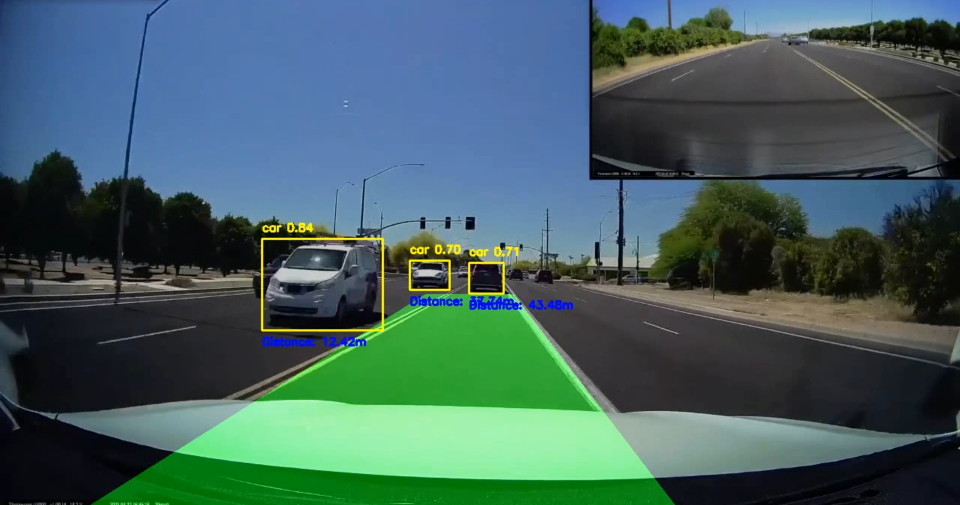
#> input picture ss.png, 2879 x 1514 px (shown at 1/3 size)
$ python -i video.py   (imports and definitions only)
#> lines starting #> are read from the running program, lines starting #| are printed output that depends on the picture; after the words box and inside, x2 and y2 are one past the last pixel; in counts of white or black regions, pixels touching at a corner belong together
import cv2
import numpy as np
import math
import time
from ultralytics import YOLO  # YOLOv8 module
import os

# Function to mask out the region of interest
def region_of_interest(img, vertices):
    mask = np.zeros_like(img)
    match_mask_color = 255
    cv2.fillPoly(mask, vertices, match_mask_color)
    masked_image = cv2.bitwise_and(img, mask)
    return masked_image

# Function to draw the filled polygon between the lane lines
def draw_lane_lines(img, left_line, right_line, color=[0, 255, 0], thickness=10):
    line_img = np.zeros_like(img)
    poly_pts = np.array([[
        (left_line[0], left_line[1]),
        (left_line[2], left_line[3]),
        (right_line[2], right_line[3]),
        (right_line[0], right_line[1])
    ]], dtype=np.int32)
    cv2.fillPoly(line_img, poly_pts, color)
    img = cv2.addWeighted(img, 0.8, line_img, 0.5, 0.0)
    return img

# The lane detection pipeline
def pipeline(image):
    height = image.shape[0]
#> height = 1514
    width = image.shape[1]
#> width = 2879
    region_of_interest_vertices = [
        (0, height),
        (width / 2, height / 2),
        (width, height),
    ]
#> region_of_interest_vertices = [(0, 1514), (1439.5, 757), (2879, 1514)]

    gray_image = cv2.cvtColor(image, cv2.COLOR_RGB2GRAY)
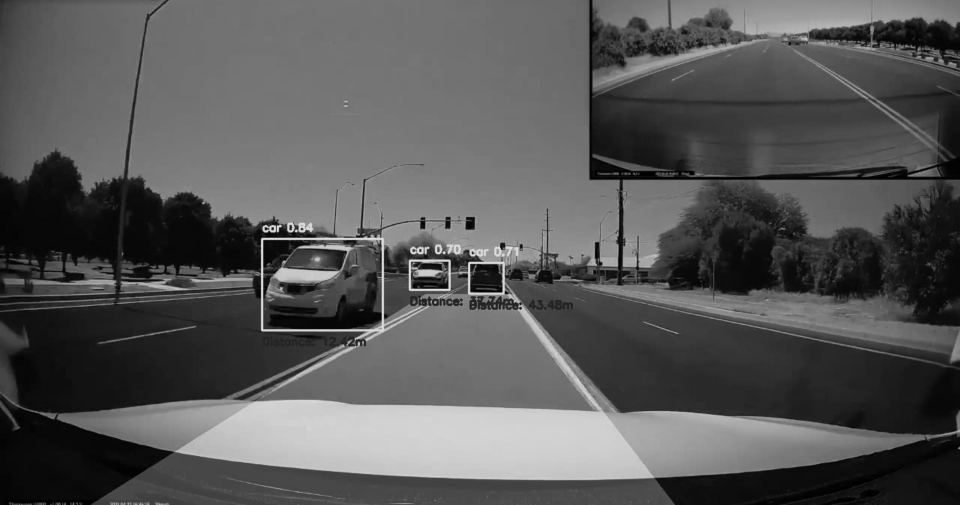
#> gray_image: shape (1514, 2879) (shown at 1/3 size); min 0, max 229, mean 86.9
    cannyed_image = cv2.Canny(gray_image, 100, 200)
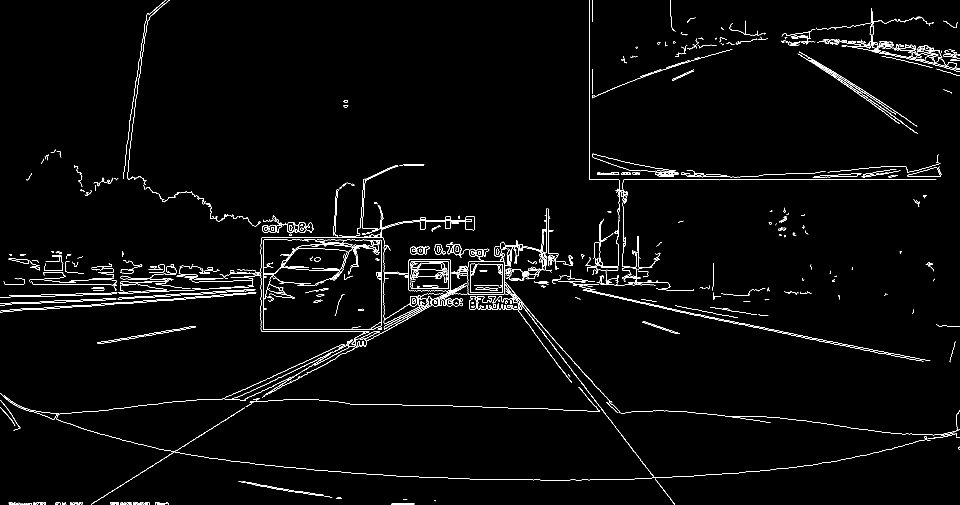
#> cannyed_image: shape (1514, 2879) (shown at 1/3 size); 1.6% white in thin lines or dots

    cropped_image = region_of_interest(
        cannyed_image,
        np.array([region_of_interest_vertices], np.int32)
    )
#> in region_of_interest, `cv2.fillPoly(mask, vertices, match_mask_color)`:
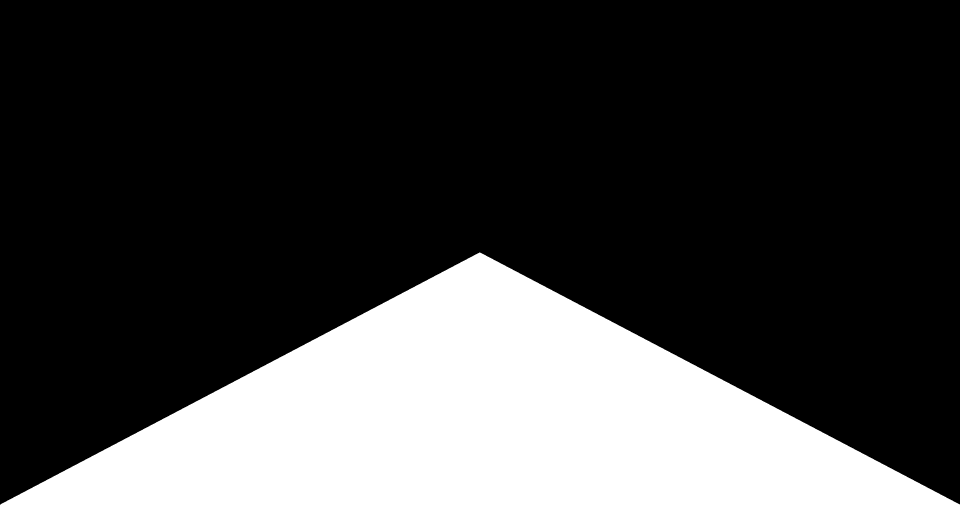
#> mask: shape (1514, 2879) (shown at 1/3 size); 25% white; 1 white region, box (x1, y1, x2, y2) and area: (1, 757, 2879, 1514) 1090384
#> in region_of_interest, `masked_image = cv2.bitwise_and(img, mask)`:
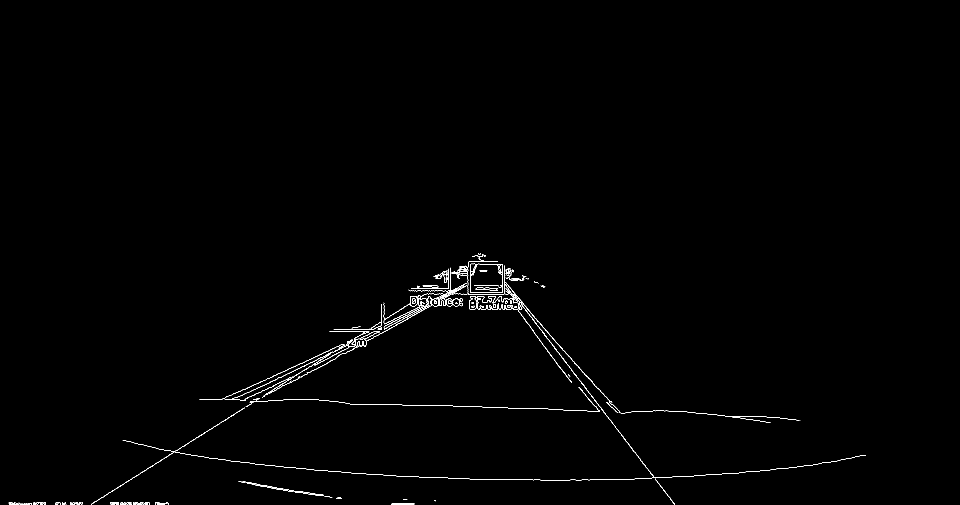
#> masked_image: shape (1514, 2879) (shown at 1/3 size); 0.42% white in thin lines or dots, all inside (x1, y1, x2, y2) = (26, 759, 2598, 1514)

    lines = cv2.HoughLinesP(
        cropped_image,
        rho=6,
        theta=np.pi / 60,
        threshold=160,
        lines=np.array([]),
        minLineLength=40,
        maxLineGap=25
    )
#> lines = 286 rows, first 6: [1259, 931, 1410, 844], [359, 1460, 526, 1352], [1264, 927, 1332, 896], [967, 1084, 1010, 1060], [1058, 1039, 1152, 985], [783, 1160, 863, 1120]

    left_line_x = []
    left_line_y = []
    right_line_x = []
    right_line_y = []

    if lines is None:
        return image

    for line in lines:
        for x1, y1, x2, y2 in line:
            slope = (y2 - y1) / (x2 - x1) if (x2 - x1) != 0 else 0
            if math.fabs(slope) < 0.5:
                continue
            if slope <= 0:
                left_line_x.extend([x1, x2])
                left_line_y.extend([y1, y2])
            else:
                right_line_x.extend([x1, x2])
                right_line_y.extend([y1, y2])
#> this loop made 286 passes
#> after the loop, left_line_x = 198 values, max 1465 at index 179, min 274 at index 66, mean 1124; left_line_y = 198 values, max 1513 at index 66, min 762 at index 41, mean 985.2; right_line_x = 114 values, max 2024 at index 11, min 1384 at index 82, mean 1611; right_line_y = 114 values, max 1513 at index 11, min 768 at index 54, mean 997.8

    min_y = int(image.shape[0] * (3 / 5))
#> min_y = 908
    max_y = image.shape[0]
#> max_y = 1514

    if left_line_x and left_line_y:
        poly_left = np.poly1d(np.polyfit(left_line_y, left_line_x, deg=1))
        left_x_start = int(poly_left(max_y))
#> left_x_start = 278
        left_x_end = int(poly_left(min_y))
#> left_x_end = 1247
    else:
        left_x_start, left_x_end = 0, 0

    if right_line_x and right_line_y:
        poly_right = np.poly1d(np.polyfit(right_line_y, right_line_x, deg=1))
        right_x_start = int(poly_right(max_y))
#> right_x_start = 2039
        right_x_end = int(poly_right(min_y))
#> right_x_end = 1536
    else:
        right_x_start, right_x_end = 0, 0

    lane_image = draw_lane_lines(
        image,
        [left_x_start, max_y, left_x_end, min_y],
        [right_x_start, max_y, right_x_end, min_y]
    )
#> in draw_lane_lines, `cv2.fillPoly(line_img, poly_pts, color)`:
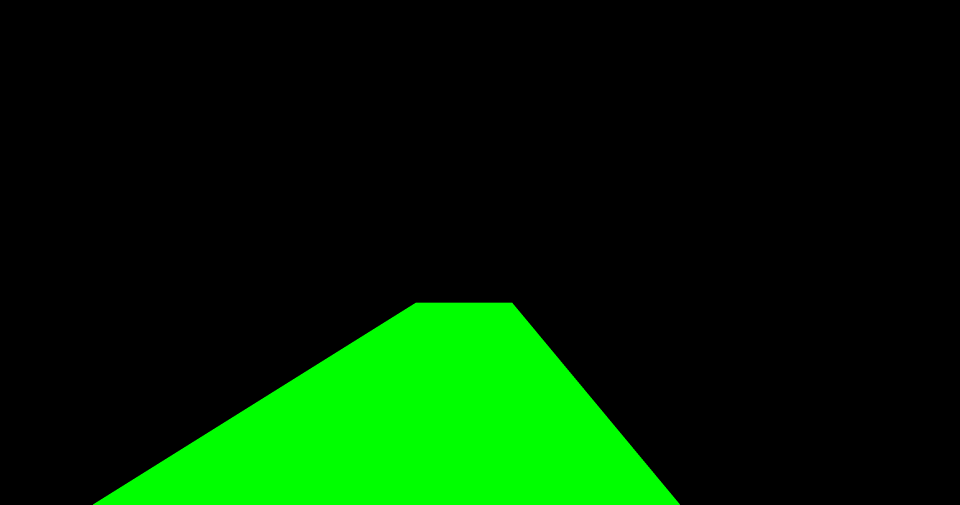
#> line_img: shape (1514, 2879, 3) (shown at 1/3 size); mean of channels 0, 1, 2 0, 36.4, 0; drawn as B, G, R
#> in draw_lane_lines, `img = cv2.addWeighted(img, 0.8, line_img, 0.5, 0.0)`:
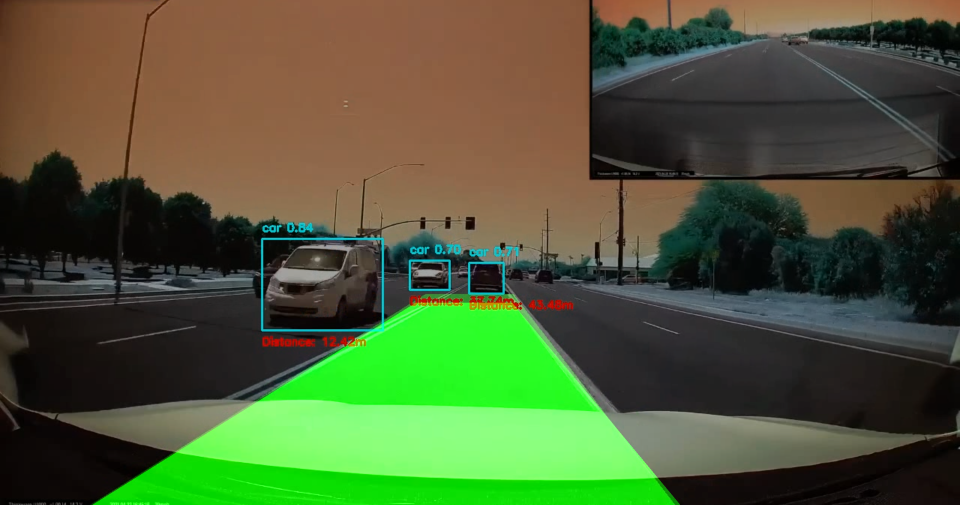
#> img: shape (1514, 2879, 3) (shown at 1/3 size); mean of channels 0, 1, 2 53.6, 90.6, 76.1; drawn as B, G, R

    return lane_image

# [65 lines left out: functions estimate_distance, process_video, not called in this run]

# [2 lines not run here, left out]

>>> import cv2
>>> picture = cv2.cvtColor(cv2.imread('ss.png'), cv2.COLOR_BGR2RGB)
>>> result = pipeline(picture)
